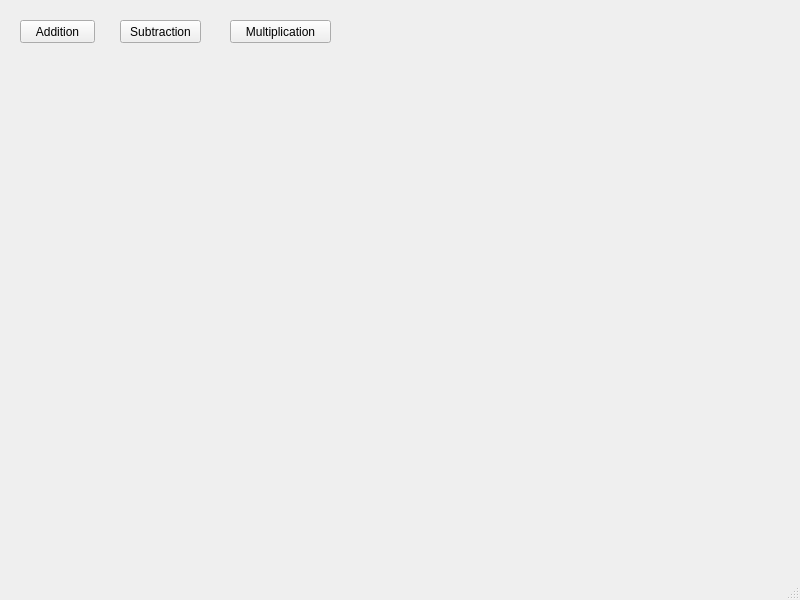
<?xml version="1.0" encoding="UTF-8"?>
<ui version="4.0">
 <class>MainWindow</class>
 <widget class="QMainWindow" name="MainWindow">
  <property name="geometry">
   <rect>
    <x>0</x>
    <y>0</y>
    <width>800</width>
    <height>600</height>
   </rect>
  </property>
  <property name="windowTitle">
   <string>MainWindow</string>
  </property>
  <widget class="QWidget" name="centralwidget">
   <widget class="QPushButton" name="AdditionButton">
    <property name="geometry">
     <rect>
      <x>20</x>
      <y>20</y>
      <width>75</width>
      <height>23</height>
     </rect>
    </property>
    <property name="text">
     <string>Addition</string>
    </property>
   </widget>
   <widget class="QPushButton" name="SubtractionButton">
    <property name="geometry">
     <rect>
      <x>120</x>
      <y>20</y>
      <width>81</width>
      <height>23</height>
     </rect>
    </property>
    <property name="text">
     <string>Subtraction</string>
    </property>
   </widget>
   <widget class="QPushButton" name="MultiplicationButton">
    <property name="geometry">
     <rect>
      <x>230</x>
      <y>20</y>
      <width>101</width>
      <height>23</height>
     </rect>
    </property>
    <property name="text">
     <string>Multiplication</string>
    </property>
   </widget>
  </widget>
  <widget class="QMenuBar" name="menubar">
   <property name="geometry">
    <rect>
     <x>0</x>
     <y>0</y>
     <width>800</width>
     <height>23</height>
    </rect>
   </property>
  </widget>
  <widget class="QStatusBar" name="statusbar"/>
 </widget>
 <resources/>
 <connections/>
</ui>
